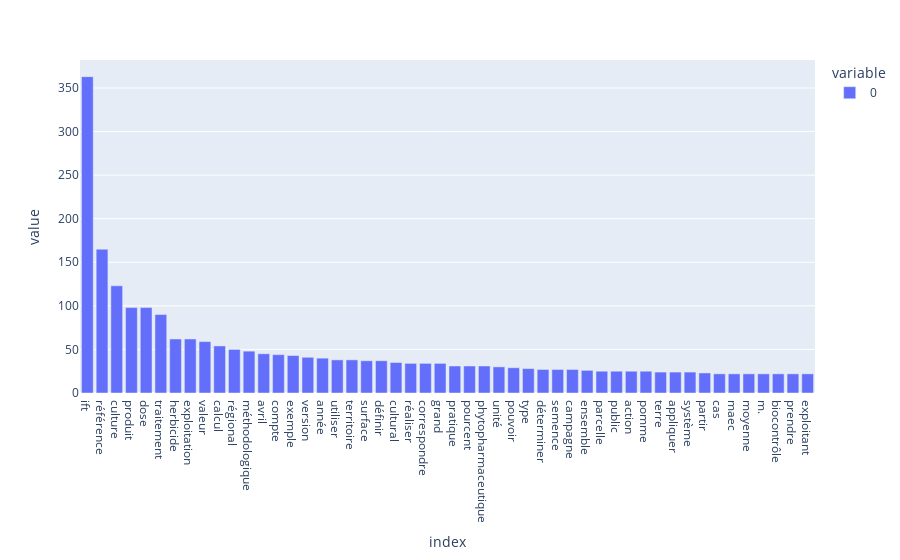

The cell this chart's notebook holds for it:
### Markdown cell above
**Exercice** : appliquez la fonction la fonction de tokenisation de votre choix puis afficher les tokens les plus fréquents à l'aide de la fonction `show_most_frequent_tokens`.

### Code cell
tokens = tokenize_with_lemmatization(nlp, big_text) # TODO
show_most_frequent_tokens(tokens)

### Figure 1 — Plotly figure (JSON) as saved in the notebook; plotly's stock layout.template omitted (floating-point values rounded to 4 significant figures)
{"data": [{"alignmentgroup": "True", "hovertemplate": "variable=0<br>index=%{x}<br>value=%{y}<extra></extra>", "legendgroup": "0", "marker": {"color": "#636efa", "pattern": {"shape": ""}}, "name": "0", "offsetgroup": "0", "orientation": "v", "showlegend": true, "textposition": "auto", "type": "bar", "x": ["ift", "référence", "culture", "produit", "dose", "traitement", "herbicide", "exploitation", "valeur", "calcul", "régional", "méthodologique", "avril", "compte", "exemple", "version", "année", "utiliser", "territoire", "surface", "définir", "cultural", "réaliser", "correspondre", "grand", "pratique", "pourcent", "phytopharmaceutique", "unité", "pouvoir", "type", "déterminer", "semence", "campagne", "ensemble", "parcelle", "public", "action", "pomme", "terre", "appliquer", "système", "partir", "cas", "maec", "moyenne", "m.", "biocontrôle", "prendre", "exploitant"], "xaxis": "x", "y": [363, 165, 123, 98, 98, 90, 62, 62, 59, 54, 50, 48, 45, 44, 43, 41, 40, 38, 38, 37, 37, 35, 34, 34, 34, 31, 31, 31, 30, 29, 28, 27, 27, 27, 26, 25, 25, 25, 25, 24, 24, 24, 23, 22, 22, 22, 22, 22, 22, 22], "yaxis": "y"}], "layout": {"barmode": "relative", "legend": {"title": {"text": "variable"}, "tracegroupgap": 0}, "margin": {"t": 60}, "xaxis": {"anchor": "y", "domain": [0, 1], "title": {"text": "index"}}, "yaxis": {"anchor": "x", "domain": [0, 1], "title": {"text": "value"}}}}
